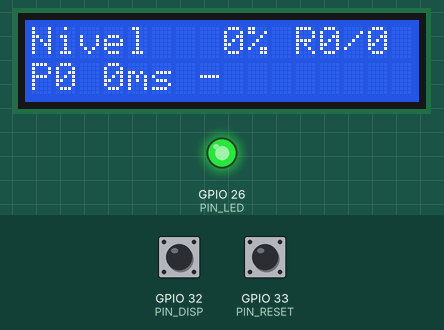
This sketch was run on a simulated ESP32. Shown: 16×2 character LCD, output pins drawn as LEDs (lit = HIGH). The test bench sets the inputs (shaded band); at power-on: GPIO 32 (PIN_DISP) HIGH, GPIO 33 (PIN_RESET) HIGH. WiFi joins after 1.5 s; servers stay silent unless stated; the local clock reads 2024-03-15 10:24:30 at power-on unless the sketch sets it; random numbers use the default seed unless the sketch sets one; no MQTT or app messages arrive unless stated; what the sketch prints to the serial monitor is not drawn.

Above: at 2.9 s.
3.0 s: GPIO 32 (PIN_DISP) pulled LOW for 0.15 s
At 3.6 s:
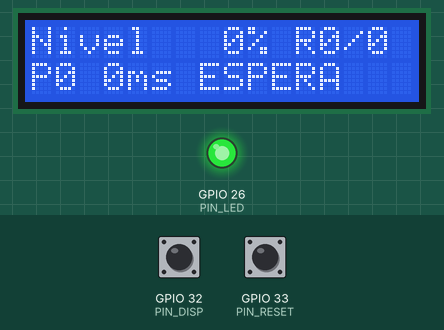
At 11.6 s:
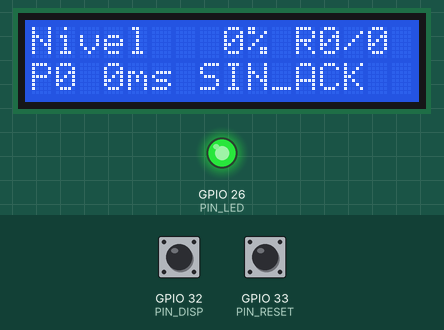
Timing chart, 0 to 12.7 s (numbered marks = the images above; inputs shaded):
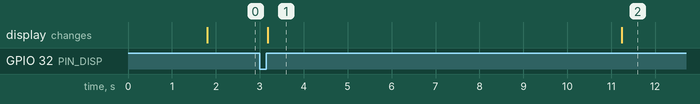

Measured:
- after the input at 3.0 s, the display: changes after 0.19 s (image 1)
- what the display in image 1 shows lasts 8.0 s, from 3.2 s to 11.2 s

The sketch:

sketch.ino
```cpp
// TI3042 - Evaluacion 1 - Nodo B (interior)
// Entradas: 2 pulsadores. Actuadores: LCD 16x2 I2C, LED.
// Recibe telemetria y envia ordenes por WiFi via MQTT.

#include <WiFi.h>
#include <PubSubClient.h>
#include <Wire.h>
#include <LiquidCrystal_I2C.h>
#include <WiFiClientSecure.h>
#include <time.h>

// El prefijo debe ser IDENTICO al del nodo A.
#define PREFIJO "inacap/ti3042/bs9c4d1e"
#define T_TEL PREFIJO "/tel"
#define T_CMD PREFIJO "/cmd"
#define T_ACK PREFIJO "/ack"

const char *SSID_WIFI = "Wokwi-GUEST";
const char *PASS_WIFI = "";
const char *BROKER = "a076afc0.ala.us-east-1.emqxsl.com";
const char *MQTT_USER = "nodo-b";
const char *MQTT_PASS = "COLOQUE LA CONTRA AQUI";

const int PIN_DISP = 32, PIN_RESET = 33, PIN_LED = 26;

WiFiClientSecure net;
PubSubClient mqtt(net);
LiquidCrystal_I2C lcd(0x27, 16, 2);

unsigned long seqTx = 0, seqRx = 0;
unsigned long recibidas = 0, perdidas = 0, latencia = 0;
unsigned long tEnvio = 0, tBtn = 0, tStat = 0;
int nivel = 0, raciones = 0, maxRaciones = 0;
String ultimoAck = "-";
String origenB;
bool esperandoAck = false;
unsigned long seqPendiente = 0;

String campo(String t, int idx) {
  int ini = 0, n = 0;
  for (int i = 0; i <= (int)t.length(); i++) {
    if (i == (int)t.length() || t.charAt(i) == ',') {
      if (n == idx) return t.substring(ini, i);
      n++;
      ini = i + 1;
    }
  }
  return "";
}

void enviar(const char *cmd) {
  if (!mqtt.connected() || esperandoAck) return;

  seqTx++;
  String msg = origenB + "," + String(seqTx) + "," + cmd;

  if (mqtt.publish(T_CMD, msg.c_str())) {
    seqPendiente = seqTx;
    tEnvio = millis();
    esperandoAck = true;
    ultimoAck = "ESPERA";
    Serial.printf("[TX ] %s\n", msg.c_str());
  } else {
    ultimoAck = "ERROR_TX";
    Serial.println("[ERR] No se pudo enviar");
  }
}

void onMsg(char *topic, byte *payload, unsigned int len) {
  String t;
  for (unsigned int i = 0; i < len; i++) {
    t += (char)payload[i];
  }

  if (String(topic) == T_TEL) {
    if (campo(t, 0) != "A") return;

    unsigned long seq = campo(t, 1).toInt();

    // Si A reinicia su secuencia, comienza un nuevo conteo.
    if (seq < seqRx) {
      seqRx = 0;
      recibidas = 0;
      perdidas = 0;
    }

    if (seqRx != 0 && seq > seqRx + 1) {
      perdidas += seq - seqRx - 1;
    }

    seqRx = seq;
    recibidas++;
    nivel = campo(t, 2).toInt();
    raciones = campo(t, 3).toInt();
    maxRaciones = campo(t, 4).toInt();

  } else if (String(topic) == T_ACK) {
    unsigned long seq = campo(t, 1).toInt();

    // Solo acepta la confirmacion de su propia orden.
    if (campo(t, 0) != "A") return;
    if (campo(t, 3) != origenB) return;
    if (!esperandoAck || seq != seqPendiente) return;

    latencia = millis() - tEnvio;
    ultimoAck = campo(t, 2);
    esperandoAck = false;

    Serial.printf("[ACK] %s latencia=%lu ms\n",
                  ultimoAck.c_str(), latencia);
  }
}

void conectar() {
  if (WiFi.status() != WL_CONNECTED) {
    lcd.setCursor(0, 0);
    lcd.print("Conectando WiFi ");
    Serial.print("[NET] WiFi");
    WiFi.begin(SSID_WIFI, PASS_WIFI, 6);
    while (WiFi.status() != WL_CONNECTED) { delay(200); Serial.print("."); }
    Serial.printf("\n[NET] IP %s\n", WiFi.localIP().toString().c_str());
  }
  // La hora correcta permite comprobar la vigencia del certificado.
if (time(nullptr) < 1700000000) {
  Serial.println("[TLS] Sincronizando hora...");
  configTime(0, 0, "pool.ntp.org", "time.google.com");

  unsigned long inicioHora = millis();

  while (time(nullptr) < 1700000000) {
    delay(200);

    if (millis() - inicioHora > 20000) {
      Serial.println("[TLS] No se pudo sincronizar la hora");
      return;
    }
  }

  Serial.println("[TLS] Hora sincronizada");
}
  while (!mqtt.connected()) {
    Serial.print("[MQTT] conectando... ");
    if (mqtt.connect(
      ("nodoB-" + String(random(9999))).c_str(),
      MQTT_USER,
      MQTT_PASS)) {
      Serial.println("ok");
      mqtt.subscribe(T_TEL);
      mqtt.subscribe(T_ACK);
    } else {
      Serial.println("fallo");
      delay(2000);
    }
  }
  digitalWrite(PIN_LED, HIGH);
}

const char *CA_CERT = R"EOF(-----BEGIN CERTIFICATE-----
MIIDjjCCAnagAwIBAgIQAzrx5qcRqaC7KGSxHQn65TANBgkqhkiG9w0BAQsFADBh
MQswCQYDVQQGEwJVUzEVMBMGA1UEChMMRGlnaUNlcnQgSW5jMRkwFwYDVQQLExB3
d3cuZGlnaWNlcnQuY29tMSAwHgYDVQQDExdEaWdpQ2VydCBHbG9iYWwgUm9vdCBH
MjAeFw0xMzA4MDExMjAwMDBaFw0zODAxMTUxMjAwMDBaMGExCzAJBgNVBAYTAlVT
MRUwEwYDVQQKEwxEaWdpQ2VydCBJbmMxGTAXBgNVBAsTEHd3dy5kaWdpY2VydC5j
b20xIDAeBgNVBAMTF0RpZ2lDZXJ0IEdsb2JhbCBSb290IEcyMIIBIjANBgkqhkiG
9w0BAQEFAAOCAQ8AMIIBCgKCAQEAuzfNNNx7a8myaJCtSnX/RrohCgiN9RlUyfuI
2/Ou8jqJkTx65qsGGmvPrC3oXgkkRLpimn7Wo6h+4FR1IAWsULecYxpsMNzaHxmx
1x7e/dfgy5SDN67sH0NO3Xss0r0upS/kqbitOtSZpLYl6ZtrAGCSYP9PIUkY92eQ
q2EGnI/yuum06ZIya7XzV+hdG82MHauVBJVJ8zUtluNJbd134/tJS7SsVQepj5Wz
tCO7TG1F8PapspUwtP1MVYwnSlcUfIKdzXOS0xZKBgyMUNGPHgm+F6HmIcr9g+UQ
vIOlCsRnKPZzFBQ9RnbDhxSJITRNrw9FDKZJobq7nMWxM4MphQIDAQABo0IwQDAP
BgNVHRMBAf8EBTADAQH/MA4GA1UdDwEB/wQEAwIBhjAdBgNVHQ4EFgQUTiJUIBiV
5uNu5g/6+rkS7QYXjzkwDQYJKoZIhvcNAQELBQADggEBAGBnKJRvDkhj6zHd6mcY
1Yl9PMWLSn/pvtsrF9+wX3N3KjITOYFnQoQj8kVnNeyIv/iPsGEMNKSuIEyExtv4
NeF22d+mQrvHRAiGfzZ0JFrabA0UWTW98kndth/Jsw1HKj2ZL7tcu7XUIOGZX1NG
Fdtom/DzMNU+MeKNhJ7jitralj41E6Vf8PlwUHBHQRFXGU7Aj64GxJUTFy8bJZ91
8rGOmaFvE7FBcf6IKshPECBV1/MUReXgRPTqh5Uykw7+U0b6LJ3/iyK5S9kJRaTe
pLiaWN0bfVKfjllDiIGknibVb63dDcY3fe0Dkhvld1927jyNxF1WW6LZZm6zNTfl
MrY=
-----END CERTIFICATE-----)EOF";

void setup() {
  Serial.begin(115200);
  origenB = "B-" + String((uint32_t)ESP.getEfuseMac(), HEX)
          + "-" + String(esp_random(), HEX);
  pinMode(PIN_DISP, INPUT_PULLUP);
  pinMode(PIN_RESET, INPUT_PULLUP);
  pinMode(PIN_LED, OUTPUT);

  lcd.init();
  lcd.backlight();
  lcd.print("Alimentador IoT");

  Serial.println("\n=== NODO B INTERIOR ===");
  net.setCACert(CA_CERT);
  mqtt.setServer(BROKER, 8883);
  mqtt.setCallback(onMsg);
  conectar();
}

void loop() {
  if (!mqtt.connected()) { digitalWrite(PIN_LED, LOW); conectar(); }
  mqtt.loop();

if (esperandoAck && millis() - tEnvio >= 8000) {
  esperandoAck = false;
  ultimoAck = "SIN_ACK";
  Serial.println("[ERR] Sin confirmacion del nodo A");
}

// Exige soltar ambos botones antes de otra pulsacion.
static bool botonesArmados = true;

bool dispPulsado = digitalRead(PIN_DISP) == LOW;
bool resetPulsado = digitalRead(PIN_RESET) == LOW;

if (!dispPulsado && !resetPulsado) {
  botonesArmados = true;
}

if (botonesArmados &&
    millis() - tBtn > 300 &&
    (dispPulsado || resetPulsado)) {

  botonesArmados = false;
  tBtn = millis();

  if (dispPulsado) {
    enviar("DISP");
  } else {
    enviar("RESET");
  }
}

  char l1[17], l2[17];
  snprintf(l1, 17, "Nivel %3d%% R%d/%d", nivel, raciones, maxRaciones);
  snprintf(l2, 17, "P%lu %lums %s", perdidas, latencia, ultimoAck.c_str());
  lcd.setCursor(0, 0); lcd.print("                ");
  lcd.setCursor(0, 0); lcd.print(l1);
  lcd.setCursor(0, 1); lcd.print("                ");
  lcd.setCursor(0, 1); lcd.print(l2);

  if (millis() - tStat >= 5000) {
    tStat = millis();
    unsigned long total = recibidas + perdidas;
    Serial.printf("[STAT] recibidas=%lu perdidas=%lu entrega=%.1f%% latencia=%lu ms\n",
                  recibidas, perdidas, total ? 100.0 * recibidas / total : 0, latencia);
  }

  delay(100);
}
```
